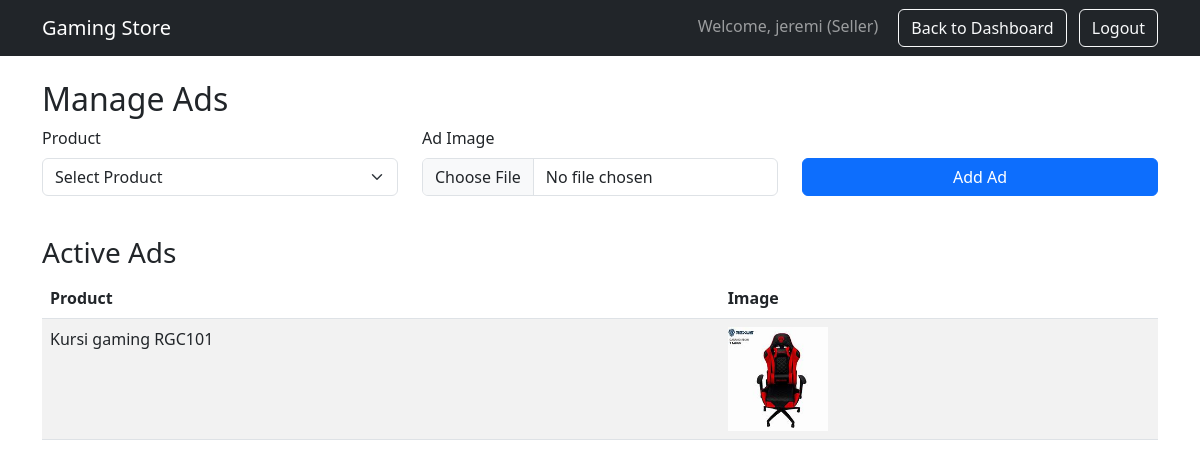
The page /manage_ads.php (signed in) on the database its author committed.
### tables this page shows
CREATE TABLE `ads` (
  `id` int(11) NOT NULL,
  `product_id` int(11) NOT NULL,
  `image_path` varchar(255) NOT NULL,
  `created_at` timestamp NOT NULL DEFAULT current_timestamp()
);

CREATE TABLE `products` (
  `id` int(11) NOT NULL,
  `seller_id` int(11) NOT NULL,
  `name` varchar(100) NOT NULL,
  `category` enum('computer','gaming_chair','vga','cpu','laptop','monitor','other') NOT NULL,
  `price` decimal(10,2) NOT NULL,
  `description` text DEFAULT NULL,
  `created_at` timestamp NOT NULL DEFAULT current_timestamp(),
  `discount` int(11) DEFAULT 0
);

### manage_ads.php (the view, shortened to what this page needs)
<?php
include 'connection.php';
$ads_sql = "SELECT a.*, p.name FROM ads a JOIN products p ON a.product_id = p.id";
$ads_result = mysqli_query($conn, $ads_sql);
?>
<!DOCTYPE html>
<html lang="en">
<head>
    <link href="https://cdn.jsdelivr.net/npm/bootstrap@5.3.0/dist/css/bootstrap.min.css" rel="stylesheet">
</head>
<body>
    <nav class="navbar navbar-expand-lg navbar-dark bg-dark">
        <div class="container">
            <a class="navbar-brand" href="seller.php">Gaming Store</a>
            <div class="ms-auto">
                <span class="navbar-text me-3">Welcome, <?php echo $_SESSION['username']; ?> (Seller)</span>
                <a href="seller.php" class="btn btn-outline-light me-2">Back to Dashboard</a>
                <a href="logout.php" class="btn btn-outline-light">Logout</a>
            </div>
        </div>
    </nav>
    <div class="container mt-4">
        <h2>Manage Ads</h2>
        <form method="post" action="" enctype="multipart/form-data" class="mb-4">
            <div class="row">
                <div class="col-md-4 mb-3">
                    <label for="product_id" class="form-label">Product</label>
                    <select class="form-select" name="product_id" id="product_id" required>
                        <option value="">Select Product</option>
                    </select>
                </div>
                <div class="col-md-4 mb-3">
                    <label for="image" class="form-label">Ad Image</label>
                    <input type="file" class="form-control" name="image" id="image" accept="image/*" required>
                </div>
                <div class="col-md-4 mb-3 d-flex align-items-end">
                    <button type="submit" class="btn btn-primary w-100">Add Ad</button>
                </div>
            </div>
        </form>
        <h3>Active Ads</h3>
        <table class="table table-striped">
            <thead>
                <tr>
                    <th>Product</th>
                    <th>Image</th>
                </tr>
            </thead>
            <tbody>
                <?php while ($ad = mysqli_fetch_assoc($ads_result)) { ?>
                    <tr>
                        <td><?php echo $ad['name']; ?></td>
                        <td><img src="uploads/<?php echo $ad['image_path']; ?>" alt="Ad Image" style="max-width: 100px;"></td>
                    </tr>
                <?php } ?>
            </tbody>
        </table>
    </div>
</body>
</html>

### rows shown on the page
ads: product.name "Kursi gaming RGC101", image_path (picture)

### other values the page prints
$_SESSION['username'] "jeremi"
